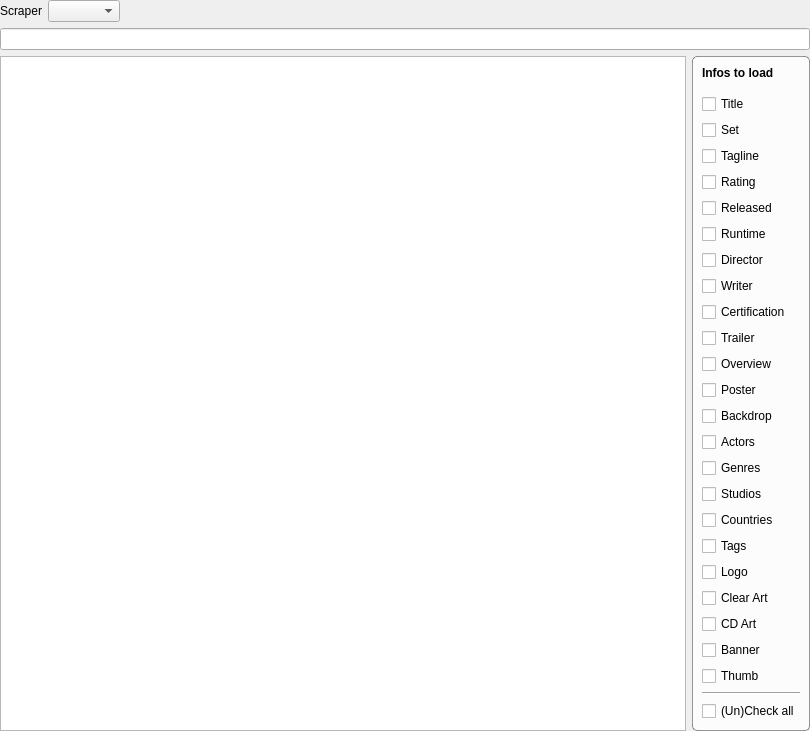
<?xml version="1.0" encoding="UTF-8"?>
<ui version="4.0">
 <class>MovieSearchWidget</class>
 <widget class="QWidget" name="MovieSearchWidget">
  <property name="geometry">
   <rect>
    <x>0</x>
    <y>0</y>
    <width>810</width>
    <height>692</height>
   </rect>
  </property>
  <property name="windowTitle">
   <string>Form</string>
  </property>
  <layout class="QVBoxLayout" name="verticalLayout">
   <property name="margin">
    <number>0</number>
   </property>
   <item>
    <layout class="QHBoxLayout" name="horizontalLayout_2">
     <item>
      <widget class="QLabel" name="label">
       <property name="text">
        <string>Scraper</string>
       </property>
      </widget>
     </item>
     <item>
      <widget class="QComboBox" name="comboScraper"/>
     </item>
     <item>
      <spacer name="horizontalSpacer_2">
       <property name="orientation">
        <enum>Qt::Horizontal</enum>
       </property>
       <property name="sizeHint" stdset="0">
        <size>
         <width>40</width>
         <height>20</height>
        </size>
       </property>
      </spacer>
     </item>
    </layout>
   </item>
   <item>
    <widget class="MyLineEdit" name="searchString">
     <property name="toolTip">
      <string>When using IMDB you can also use the IMDB id as search query.
If you want to search by an TMDB or OFDb id please prefix it with &quot;id&quot;.</string>
     </property>
    </widget>
   </item>
   <item>
    <layout class="QHBoxLayout" name="horizontalLayout_3" stretch="0,0">
     <item>
      <widget class="QTableWidget" name="results">
       <property name="styleSheet">
        <string notr="true">alternate-background-color: rgb(243, 246, 250);
color: #395265;
selection-background-color: qlineargradient(spread:pad, x1:0, y1:0, x2:0, y2:1, stop:0 #4185b6, stop:1 #1b6aa5);
</string>
       </property>
       <property name="editTriggers">
        <set>QAbstractItemView::NoEditTriggers</set>
       </property>
       <property name="alternatingRowColors">
        <bool>true</bool>
       </property>
       <property name="selectionMode">
        <enum>QAbstractItemView::SingleSelection</enum>
       </property>
       <property name="selectionBehavior">
        <enum>QAbstractItemView::SelectRows</enum>
       </property>
       <property name="showGrid">
        <bool>false</bool>
       </property>
       <attribute name="horizontalHeaderVisible">
        <bool>false</bool>
       </attribute>
       <attribute name="horizontalHeaderStretchLastSection">
        <bool>true</bool>
       </attribute>
       <attribute name="verticalHeaderVisible">
        <bool>false</bool>
       </attribute>
       <column>
        <property name="text">
         <string>Result</string>
        </property>
       </column>
      </widget>
     </item>
     <item>
      <widget class="QGroupBox" name="groupBox">
       <property name="styleSheet">
        <string notr="true">QGroupBox {
	border: 1px solid rgba(0, 0, 0, 100);
	border-radius: 5px;
	background-color: rgba(255, 255, 255, 200);
}</string>
       </property>
       <property name="title">
        <string/>
       </property>
       <layout class="QVBoxLayout" name="verticalLayout_4">
        <item>
         <widget class="QLabel" name="label_2">
          <property name="font">
           <font>
            <weight>75</weight>
            <bold>true</bold>
           </font>
          </property>
          <property name="text">
           <string>Infos to load</string>
          </property>
         </widget>
        </item>
        <item>
         <spacer name="verticalSpacer_2">
          <property name="orientation">
           <enum>Qt::Vertical</enum>
          </property>
          <property name="sizeType">
           <enum>QSizePolicy::Fixed</enum>
          </property>
          <property name="sizeHint" stdset="0">
           <size>
            <width>20</width>
            <height>8</height>
           </size>
          </property>
         </spacer>
        </item>
        <item>
         <widget class="MyCheckBox" name="chkTitle">
          <property name="text">
           <string>Title</string>
          </property>
         </widget>
        </item>
        <item>
         <widget class="MyCheckBox" name="chkSet">
          <property name="text">
           <string>Set</string>
          </property>
         </widget>
        </item>
        <item>
         <widget class="MyCheckBox" name="chkTagline">
          <property name="text">
           <string>Tagline</string>
          </property>
         </widget>
        </item>
        <item>
         <widget class="MyCheckBox" name="chkRating">
          <property name="text">
           <string>Rating</string>
          </property>
         </widget>
        </item>
        <item>
         <widget class="MyCheckBox" name="chkReleased">
          <property name="text">
           <string>Released</string>
          </property>
         </widget>
        </item>
        <item>
         <widget class="MyCheckBox" name="chkRuntime">
          <property name="text">
           <string>Runtime</string>
          </property>
         </widget>
        </item>
        <item>
         <widget class="MyCheckBox" name="chkDirector">
          <property name="text">
           <string>Director</string>
          </property>
         </widget>
        </item>
        <item>
         <widget class="MyCheckBox" name="chkWriter">
          <property name="text">
           <string>Writer</string>
          </property>
         </widget>
        </item>
        <item>
         <widget class="MyCheckBox" name="chkCertification">
          <property name="text">
           <string>Certification</string>
          </property>
         </widget>
        </item>
        <item>
         <widget class="MyCheckBox" name="chkTrailer">
          <property name="text">
           <string>Trailer</string>
          </property>
         </widget>
        </item>
        <item>
         <widget class="MyCheckBox" name="chkOverview">
          <property name="text">
           <string>Overview</string>
          </property>
         </widget>
        </item>
        <item>
         <widget class="MyCheckBox" name="chkPoster">
          <property name="text">
           <string>Poster</string>
          </property>
         </widget>
        </item>
        <item>
         <widget class="MyCheckBox" name="chkBackdrop">
          <property name="text">
           <string>Backdrop</string>
          </property>
         </widget>
        </item>
        <item>
         <widget class="MyCheckBox" name="chkActors">
          <property name="text">
           <string>Actors</string>
          </property>
         </widget>
        </item>
        <item>
         <widget class="MyCheckBox" name="chkGenres">
          <property name="text">
           <string>Genres</string>
          </property>
         </widget>
        </item>
        <item>
         <widget class="MyCheckBox" name="chkStudios">
          <property name="text">
           <string>Studios</string>
          </property>
         </widget>
        </item>
        <item>
         <widget class="MyCheckBox" name="chkCountries">
          <property name="text">
           <string>Countries</string>
          </property>
         </widget>
        </item>
        <item>
         <widget class="MyCheckBox" name="chkTags">
          <property name="text">
           <string>Tags</string>
          </property>
         </widget>
        </item>
        <item>
         <widget class="MyCheckBox" name="chkLogo">
          <property name="text">
           <string>Logo</string>
          </property>
         </widget>
        </item>
        <item>
         <widget class="MyCheckBox" name="chkClearArt">
          <property name="text">
           <string>Clear Art</string>
          </property>
         </widget>
        </item>
        <item>
         <widget class="MyCheckBox" name="chkCdArt">
          <property name="text">
           <string>CD Art</string>
          </property>
         </widget>
        </item>
        <item>
         <widget class="MyCheckBox" name="chkBanner">
          <property name="text">
           <string>Banner</string>
          </property>
         </widget>
        </item>
        <item>
         <widget class="MyCheckBox" name="chkThumb">
          <property name="text">
           <string>Thumb</string>
          </property>
         </widget>
        </item>
        <item>
         <widget class="Line" name="line">
          <property name="orientation">
           <enum>Qt::Horizontal</enum>
          </property>
         </widget>
        </item>
        <item>
         <widget class="QCheckBox" name="chkUnCheckAll">
          <property name="text">
           <string>(Un)Check all</string>
          </property>
         </widget>
        </item>
        <item>
         <spacer name="verticalSpacer_3">
          <property name="orientation">
           <enum>Qt::Vertical</enum>
          </property>
          <property name="sizeHint" stdset="0">
           <size>
            <width>20</width>
            <height>40</height>
           </size>
          </property>
         </spacer>
        </item>
       </layout>
      </widget>
     </item>
    </layout>
   </item>
  </layout>
 </widget>
 <customwidgets>
  <customwidget>
   <class>MyCheckBox</class>
   <extends>QCheckBox</extends>
   <header location="global">smallWidgets/MyCheckBox.h</header>
  </customwidget>
  <customwidget>
   <class>MyLineEdit</class>
   <extends>QLineEdit</extends>
   <header>smallWidgets/MyLineEdit.h</header>
  </customwidget>
 </customwidgets>
 <resources/>
 <connections/>
</ui>
